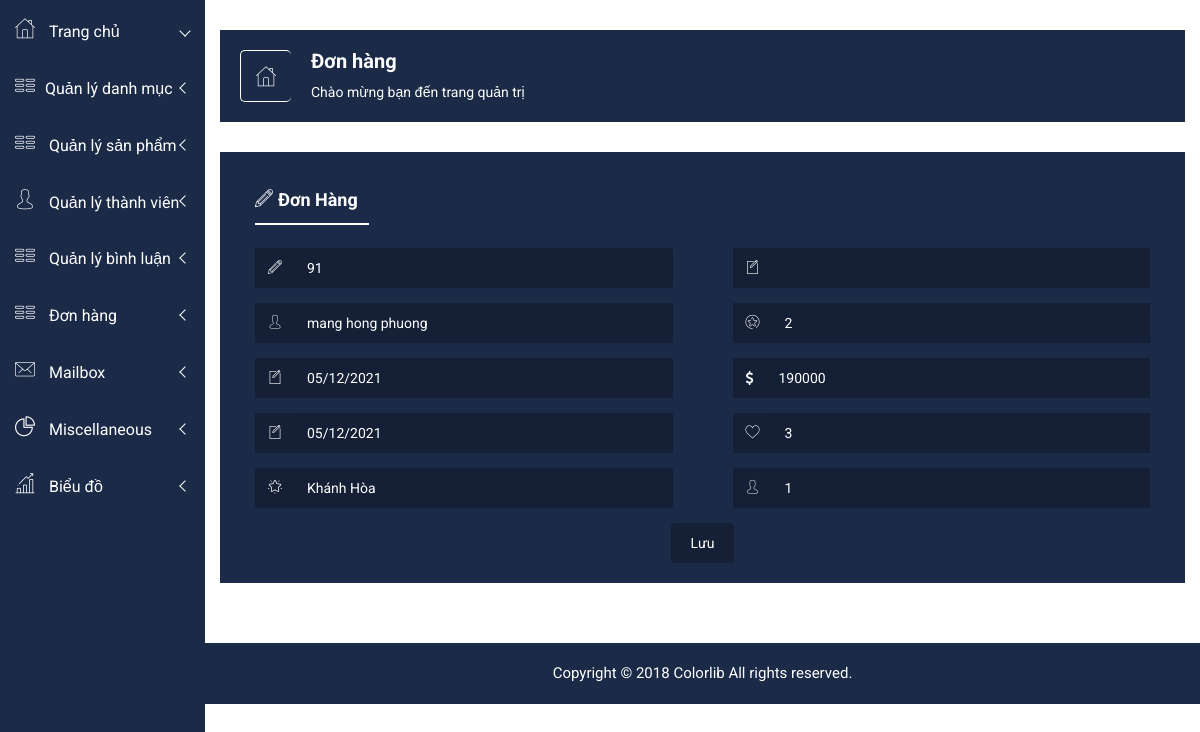
Page /admin1/index.php?act=suabill&id=91 on the committed database.
### tables this page shows
CREATE TABLE `orders` (
  `id` int(11) NOT NULL,
  `user_id` int(11) DEFAULT NULL,
  `fullname` varchar(50) DEFAULT NULL,
  `email` varchar(150) DEFAULT NULL,
  `phone_number` varchar(20) DEFAULT NULL,
  `address` varchar(200) DEFAULT NULL,
  `pttt` tinyint(1) NOT NULL DEFAULT 1 COMMENT '1.Chuyển khoản trực tuyến 2. Kiểm tra thanh toán 3.Paypal',
  `note` varchar(1000) DEFAULT NULL,
  `order_date` varchar(50) DEFAULT NULL,
  `delivery_date` varchar(50) NOT NULL,
  `status` tinyint(1) NOT NULL DEFAULT 0 COMMENT '0.Đơn hàng mới 1.Chưa xử lý 2.Đang giao hàng 3.Đã giao hàng',
  `total_money` int(11) DEFAULT NULL
);

### model/pdo.php (called while the page is built, shortened)
<?php
function pdo_get_connection(){
    $dburl = "mysql:host=localhost;dbname=webbanhang;charset=utf8";
    $username = 'root';
    $password = '';
    $conn = new PDO($dburl, $username, $password);
    $conn->setAttribute(PDO::ATTR_ERRMODE, PDO::ERRMODE_EXCEPTION);
    return $conn;
}
function pdo_query_one($sql){
    $sql_args = array_slice(func_get_args(), 1);
    try{
        $conn = pdo_get_connection();
        $stmt = $conn->prepare($sql);
        $stmt->execute($sql_args);
        $row = $stmt->fetch(PDO::FETCH_ASSOC);
        return $row;
    }
    catch(PDOException $e){
        throw $e;
    }
    finally{
        unset($conn);
    }
}

### model/cart.php (called while the page is built, shortened)
<?php
function loadone_bill($id){
    $sql="select * from orders where id=".$id;
    $bill=pdo_query_one($sql);
    return $bill;
}
?>

### admin1/donhang/capnhat.php (the view, shortened to what this page needs)
<div class="left-sidebar-pro">
    <nav id="sidebar" class="">
        <div class="left-custom-menu-adp-wrap comment-scrollbar">
            <nav class="sidebar-nav left-sidebar-menu-pro">
                <ul class="metismenu" id="menu1">
                    <li class="active">
                        <a class="has-arrow" href="index.php">
                            <i class="icon nalika-home icon-wrap"></i>
                            <span class="mini-click-non">Trang chủ</span>
                        </a>
                    </li>
                    <li>
                        <a class="has-arrow" href="#" aria-expanded="false"><i class="icon nalika-table icon-wrap"></i><span class="mini-click-non">Quản lý danh mục</span></a>
                    </li>
                    <li>
                        <a class="has-arrow" href="#" aria-expanded="false"><i class="icon nalika-table icon-wrap"></i> <span class="mini-click-non">Quản lý sản phẩm</span></a>
                    </li>
                    <li>
                        <a class="has-arrow" href="#" aria-expanded="false"><i class="icon nalika-user icon-wrap"></i> <span class="mini-click-non">Quản lý thành viên</span></a>
                    </li>
                    <li>
                        <a class="has-arrow" href="#" aria-expanded="false"><i class="icon nalika-table icon-wrap"></i> <span class="mini-click-non">Quản lý bình luận</span></a>
                    </li>
                    <li>
                        <a class="has-arrow" href="index.php?act=donhang" aria-expanded="false"><i class="icon nalika-table icon-wrap"></i> <span class="mini-click-non">Đơn hàng</span></a>
                    </li>
                    <li>
                        <a class="has-arrow" href="mailbox.html" aria-expanded="false"><i class="icon nalika-mail icon-wrap"></i> <span class="mini-click-non">Mailbox</span></a>
                    </li>
                    <li>
                        <a class="has-arrow" href="mailbox.html" aria-expanded="false"><i class="icon nalika-pie-chart icon-wrap"></i> <span class="mini-click-non">Miscellaneous</span></a>
                    </li>
                    <li>
                        <a class="has-arrow" href="mailbox.html" aria-expanded="false"><i class="icon nalika-bar-chart icon-wrap"></i> <span class="mini-click-non">Biểu đồ</span></a>
                    </li>
                </ul>
            </nav>
        </div>
    </nav>
</div>
<div class="all-content-wrapper">
    <div class="header-advance-area">
        <div class="breadcome-area">
            <div class="container-fluid">
                <div class="row">
                    <div class="col-lg-12 col-md-12 col-sm-12 col-xs-12">
                        <div class="breadcome-list">
                            <div class="row">
                                <div class="col-lg-6 col-md-6 col-sm-6 col-xs-6">
                                    <div class="breadcomb-wp">
                                        <div class="breadcomb-icon">
                                            <i class="icon nalika-home"></i>
                                        </div>
                                        <div class="breadcomb-ctn">
                                            <h2>Đơn hàng</h2>
                                            <p>Chào mừng bạn đến trang quản trị</p>
                                        </div>
                                    </div>
                                </div>
                                <div class="col-lg-6 col-md-6 col-sm-6 col-xs-6">
                                </div>
                            </div>
                        </div>
                    </div>
                </div>
            </div>
        </div>
    </div>
    <div class="single-product-tab-area mg-b-30">
        <div class="single-pro-review-area">
            <div class="container-fluid">
                <div class="row">
                    <div class="col-lg-12 col-md-12 col-sm-12 col-xs-12">
                        <div class="review-tab-pro-inner">
                            <ul id="myTab3" class="tab-review-design">
                                <li class="active"><a href="#description"><i class="icon nalika-edit" aria-hidden="true"></i>Đơn Hàng</a></li>
                            </ul>
                            <?php
                                if(is_array($bill)){
                                    extract($bill);
                                }
                            ?>
                        <form action="index.php?act=cnbill" method="post">
                            <div id="myTabContent" class="tab-content custom-product-edit">
                                <div class="product-tab-list tab-pane fade active in" id="description">
                                    <div class="row">
                                        <div class="col-lg-6 col-md-6 col-sm-6 col-xs-12">
                                            <div class="review-content-section">
                                                <div class="input-group mg-b-pro-edt">
                                                    <span class="input-group-addon"><i class="icon nalika-edit" aria-hidden="true"></i></span>
                                                    <input type="text" class="form-control" name="id" value="<?=$id?>">
                                                </div>
                                                <div class="input-group mg-b-pro-edt">
                                                    <span class="input-group-addon"><i class="icon nalika-user" aria-hidden="true"></i></span>
                                                    <input type="text" class="form-control" name="kh" value="<?=$fullname?>">
                                                </div>
                                                <div class="input-group mg-b-pro-edt">
                                                    <span class="input-group-addon"><i class="icon nalika-new-file" aria-hidden="true"></i></span>
                                                    <input type="text" class="form-control" name="daymua" value="<?=$order_date?>">
                                                </div>
                                                <div class="input-group mg-b-pro-edt">
                                                    <span class="input-group-addon"><i class="icon nalika-new-file" aria-hidden="true"></i></span>
                                                    <input type="text" class="form-control" name="daygiao" value="<?=$delivery_date?>">
                                                </div>
                                                <div class="input-group mg-b-pro-edt">
                                                    <span class="input-group-addon"><i class="icon nalika-favorites" aria-hidden="true"></i></span>
                                                    <input type="text" class="form-control" name="diachi" value="<?=$address?>">
                                                </div>
                                            </div>
                                        </div>
                                        <div class="col-lg-6 col-md-6 col-sm-6 col-xs-12">
                                            <div class="review-content-section">
                                                <div class="input-group mg-b-pro-edt">
                                                    <span class="input-group-addon"><i class="icon nalika-new-file" aria-hidden="true"></i></span>
                                                    <input type="text" class="form-control" name="ghichu" value="<?=$note?>">
                                                </div>
                                                <div class="input-group mg-b-pro-edt">
                                                    <span class="input-group-addon"><i class="icon nalika-favorites-button" aria-hidden="true"></i></span>
                                                    <input type="text" class="form-control" name="pttt" value="<?=$pttt?>">
                                                </div>
                                                <div class="input-group mg-b-pro-edt">
                                                    <span class="input-group-addon"><i class="fa fa-usd" aria-hidden="true"></i></span>
                                                    <input type="text" class="form-control" name="tongtien" value="<?=$total_money?>">
                                                </div>
                                                <div class="input-group mg-b-pro-edt">
                                                    <span class="input-group-addon"><i class="icon nalika-like" aria-hidden="true"></i></span>
                                                    <input type="text" class="form-control" name="trangthai" value="<?=$status?>">
                                                </div>
                                                <div class="input-group mg-b-pro-edt">
                                                    <span class="input-group-addon"><i class="icon nalika-user" aria-hidden="true"></i></span>
                                                    <input type="text" class="form-control" name="iduser" value="<?=$user_id?>">
                                                </div>
                                            </div>
                                        </div>
                                    </div>
                                    <div class="row">
                                        <div class="col-lg-12 col-md-12 col-sm-12 col-xs-12">
                                            <div class="text-center custom-pro-edt-dt">
                                                <input type="submit" class="btn btn-ctl-bt waves-effect waves-light m-r-10" name="update" value="Lưu">
                                            </div>
                                        </div>
                                    </div>
                                </div>
                            </div>
                        </form>
                        </div>
                    </div>
                </div>
            </div>
        </div>
    </div>
    <div class="footer-copyright-area">
        <div class="container-fluid">
            <div class="row">
                <div class="col-lg-12">
                    <div class="footer-copy-right">
                        <p>Copyright © 2018 <a href="https://colorlib.com/wp/templates/">Colorlib</a> All rights reserved.</p>
                    </div>
                </div>
            </div>
        </div>
    </div>
</div>

### admin1/css/main.css (style rules this page uses)
html { color: #222; font-size: 1em; line-height: 1.4; }

### admin1/css/metisMenu/metisMenu-vertical.css (style rules this page uses)
.sidebar-nav { background: #fff; }
.sidebar-nav ul { padding: 0; margin: 0; list-style: none; background: #1b2a47; }
.sidebar-nav .metismenu { background: #1b2a47; display: -webkit-box; display: -ms-flexbox; display: flex; -webkit-box-orient: vertical; -webkit-box-direction: normal; -ms-flex-direction: column; flex-direction: column; }
.sidebar-nav .metismenu li + li { margin-top: 5px; }
.sidebar-nav .metismenu li:first-child { margin-top: 5px; }
.sidebar-nav .metismenu li:last-child { margin-bottom: 5px; }
.sidebar-nav .metismenu > li { display: -webkit-box; display: -ms-flexbox; display: flex; -webkit-box-orient: vertical; -webkit-box-direction: normal; -ms-flex-direction: column; flex-direction: column; position: relative; }
.sidebar-nav .metismenu a { position: relative; display: block; padding: 13px 15px; color: #fff; outline-width: 0; transition: all .3s ease-out; font-size:16px; }
.sidebar-nav .metismenu li .icon-wrap { margin-right:10px; font-size:20px; }

### admin1/donhang/capnhat.php (style rules this page uses)
.custom-pro-edt-dt .btn-ctl-bt { background: #152036; color: #fff; border: none; outline: none; padding: 10px 20px; }

### rows in the picture
orders: id "91", kh "mang hong phuong", daymua "05/12/2021", daygiao "05/12/2021", diachi "Khánh Hòa", pttt "2", tongtien "190000", trangthai "3", iduser "1"
